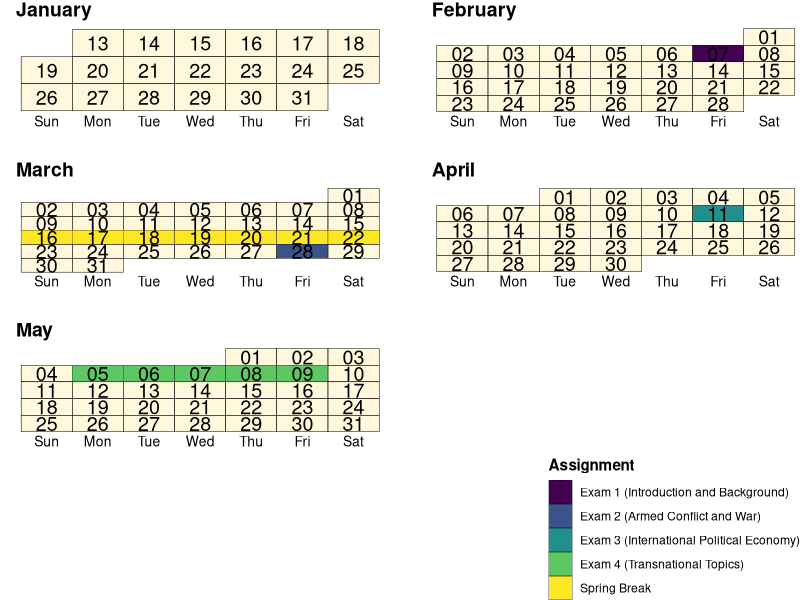

R code for this plot:
## ---- chunk 1
knitr::opts_chunk$set(echo = TRUE)

mon <- as.Date("2025-01-20")

advdate <- function(obj, adv){
  tmon <- obj + 7*(adv - 1)
  tfri <- obj + 4 + 7*(adv - 1)
  tmon <- format(tmon, format = "%m/%d")
  tfri <- format(tfri, format = "%m/%d")
  zadv <- sprintf("%02d", adv)
  tmp <- paste("Week ", zadv, sep = '', ", ", tmon, " -- ", tfri)
  return(tmp)
}

## ---- chunk 2

library(ggplot2)
library(tidyverse)
# Create base data frame
dfr <- data.frame(date=seq(as.Date('2025-01-13'), as.Date('2025-05-31'), by = 1)) %>% 
  mutate(day = factor(strftime(date, format="%a"), levels=c("Sun","Mon","Tue","Wed","Thu","Fri","Sat")),
         week = factor(strftime(date, format="%U")),
         month = factor(strftime(date, format="%B"),levels=c("January","February","March", "April", "May")),
         ddate = factor(strftime(date, format="%d")),
         comment = case_when(
           date == as.Date("2025-02-07") ~ "Exam 1 (Introduction and Background)",
           date == as.Date("2025-03-28") ~ "Exam 2 (Armed Conflict and War)",
           date == as.Date("2025-04-11") ~ "Exam 3 (International Political Economy)",
           date >= as.Date("2025-05-05") & date <=as.Date("2025-05-09") ~ "Exam 4 (Transnational Topics)",
           date >= as.Date("2025-03-16") & date <= as.Date("2025-03-22") ~ "Spring Break"
         ),
         week = as.numeric(week))



ggplot(dfr, aes(x = day, y = reorder(week, -week), fill = comment)) +
  geom_tile(color = "black", fill = "cornsilk1", size = 0.1) +
  geom_tile(color = "black", size = 0.1) +
  geom_text(aes(label = ddate), size = 5) +
  facet_wrap(. ~ month, scales = "free", ncol = 2) +
  #ghibli::scale_fill_ghibli_d("PonyoMedium") +
  viridis::scale_fill_viridis(discrete = TRUE, na.translate = FALSE) +
  theme_void() +
  theme(legend.position = "bottom",
        legend.direction = "vertical",
        legend.justification = "right",
        axis.text.x = element_text(size = 10, color = "black"),
        axis.text.y = element_text(size = 10, color = "white"),
        strip.text.x = element_text(size = 14, face = "bold", hjust = 0, margin = margin(b = 0.2, unit = "cm")),
        title = element_text(face = "bold"),
        panel.spacing = unit(0.8, "cm")) +
  guides(fill=guide_legend(ncol=1)) +
  labs(x = "Weekday",
       y = "Week #",
       fill = "Assignment")
